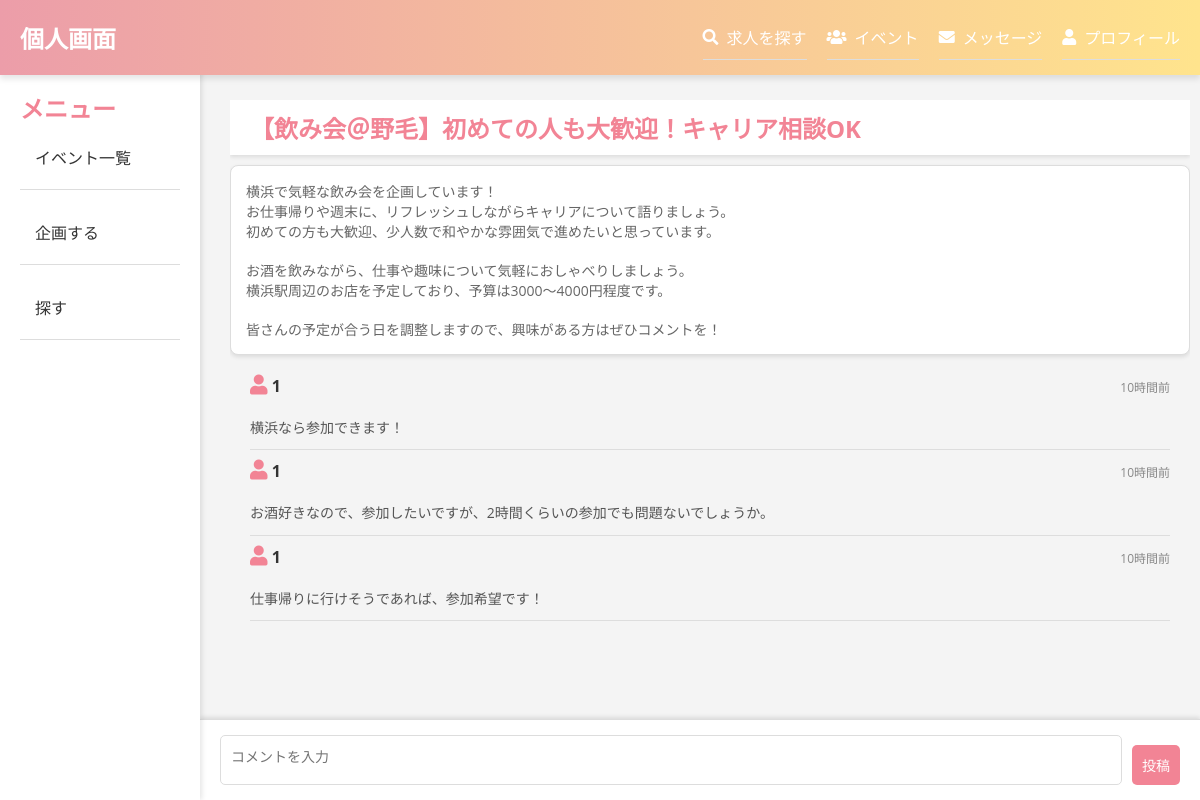
Screenshot of /post.php?id=17 with the database file from the repository.
### tables this page shows
CREATE TABLE `bs_posts` (
  `id` int(11) NOT NULL,
  `user_id` int(11) NOT NULL,
  `title` varchar(255) NOT NULL,
  `body` text NOT NULL,
  `created_at` timestamp NOT NULL DEFAULT current_timestamp()
);

CREATE TABLE `bs_comments` (
  `id` int(11) NOT NULL,
  `post_id` int(11) NOT NULL,
  `user_id` int(11) NOT NULL,
  `comment` text NOT NULL,
  `created_at` timestamp NOT NULL DEFAULT current_timestamp()
);

### db.php (called while the page is built, shortened)
<?php
function h($str){
    return htmlspecialchars($str, ENT_QUOTES);
}
function time_elapsed_string($datetime, $full = false) {
    $now = new DateTime;
    $ago = new DateTime($datetime);
    $diff = $now->diff($ago);
    $string = [
        'y' => '年',
        'm' => 'ヶ月',
        'd' => '日',
        'h' => '時間',
        'i' => '分',
        's' => '秒',
    ];
    foreach ($string as $k => &$v) {
        if ($diff->$k) {
            $v = $diff->$k . $v;
        } else {
            unset($string[$k]);
        }
    }
    if (!$full) $string = array_slice($string, 0, 1);
    return $string ? implode(', ', $string) . '前' : '今';
}
?>

### post.php (the view, shortened to what this page needs)
<?php
require 'db.php';
$post_id = $_GET['id'];
$sql ="SELECT * FROM bs_posts WHERE id = ?";
$stmt = $pdo->prepare($sql);
$stmt->execute([$post_id]);
$post = $stmt->fetch(PDO::FETCH_ASSOC);
$stmt = $pdo->prepare("SELECT * FROM bs_comments WHERE post_id = ?");
$stmt->execute([$post_id]);
$comments = $stmt->fetchAll(PDO::FETCH_ASSOC);
?>
<?php include('header.php'); ?>
<?php include('sidebar.php'); ?>
<div class="main-content">
<ul class="topic-list">
<h2 class="topic-title"><?=h($post['title']) ?></h2>
<div class="topic-body">
<li><?=nl2br(h($post['body'])) ?></li>
</div>
</ul>
<ul class="comment-list">
    <?php foreach ($comments as $comment): ?>
        <li>
            <div class="comment-header">
            <div class="left">
            <i class="fas fa-user"></i>
            <strong><?= h($comment['user_id']) ?></strong>
            </div>
            <div class="right">
            <span class="comment-time"><?= h(time_elapsed_string($comment['created_at'])) ?></span>
            </div>
        </div>
            <p class="comment-body"><?= nl2br(h($comment['comment'])) ?></p>
        </li>
    <?php endforeach; ?>
</ul>
<form method="POST" action=""  class="fixed-comment-form">
    <textarea name="comment" required class="form-textarea" placeholder="コメントを入力"></textarea><br>
    <input type="submit" value="投稿" class="form-submit">
</form>
</div>

### style.css (style rules this page uses)
body { font-family: Arial, sans-serif; margin: 0; padding: 0; display: flex; min-height: 100vh; }
.main-content { flex-grow: 1; margin-left: 220px; padding: 20px 10px; max-width: 90%; margin: o auto; margin-bottom: 100px; margin-top: 70px; }
h2,h3 { font-size: 24px; color: #f28495; }
.topic-title { background-color: white; padding: 10px 20px; width: 100%; box-shadow: 0 2px 4px rgba(0, 0, 0, 0.1); }
p { margin-top:20px; font-size: 14px; color: #666; }
ul { list-style-type: none; padding: 0; }
li { border-bottom: 1px solid #ddd; padding: 10px 0; }
.topic-list { margin-top: 10px; padding: 0; list-style: none; max-height: 70vh; overflow-y: auto; }
.topic-list li { background-color: #fff; border: 1px solid #ddd; margin-bottom: 10px; border-radius: 8px; padding: 15px; box-shadow: 0 2px 4px rgba(0, 0, 0, 0.1); }
.topic-body { margin-top: 10px; color: #666; font-size: 14px; }
button, input[type="submit"], .edit-link, .delete-link { background-color: #f28495; color: white; padding: 10px; border: none; cursor: pointer; font-size: 14px; border-radius: 5px; text-decoration: none; display: inline-block; margin-top:10px; }
.form-textarea { width: 100%; height: 150px; padding: 10px; box-shadow: none; resize: none; outline: none; border: 1px solid #ddd; border-radius: 5px; font-size: 14px; font-weight: normal; font-family: 'Open Sans', 'Yu Gothic', "游ゴシック", 'YuGothic', "游ゴシック体", Hiragino Kaku Gothic ProN, 'Meiryo'; }
.comment-list { list-style-type: none; padding: 0; }
.comment-list li { border-bottom: 1px solid #ddd; padding: 10px 0; margin:0 20px; }
.comment-header { display: flex; justify-content: space-between; align-items: center; margin-bottom: 10px; }
.comment-header i { font-size: 20px; color: #f28495 }
.comment-header strong { font-size: 16px; color: #333; }
.comment-time { font-size: 12px; color: #888; }
.comment-body { font-size: 14px; color: #555; line-height: 1.6; }
.fixed-comment-form { position: fixed; bottom: 0; left: 200px; right: 0; background-color: #fff; padding: 15px 20px; box-shadow: 0 -2px 4px rgba(0, 0, 0, 0.1); display: flex; align-items: center; border-top: 1px solid #ddd; }
.fixed-comment-form textarea { flex-grow: 1; height: 50px; margin-right: 10px; padding: 10px; border-radius: 5px; border: 1px solid #ddd; }
* { margin: 0; padding: 0; box-sizing: border-box; }
body { font-family: 'Open Sans', 'Yu Gothic', "游ゴシック", 'YuGothic', "游ゴシック体", Hiragino Kaku Gothic ProN, 'Meiryo'; background-color: #f4f4f4; color:grey; margin: 0; padding: 0; }

### rows the page displays
bs_posts: title "【飲み会＠野毛】初めての人も大歓迎！キャリア相談OK", body "横浜で気軽な飲み会を企画しています！ お仕事帰りや週末に、リフレッシュしながらキャリアについて語りましょう。 初めての方も大歓迎、少人数で和やかな雰囲気で進めたいと思っています。 お酒を飲みながら、仕事や趣味について気軽におしゃべりしましょう。 横浜駅周辺のお店を予定しており、予算は3000〜4000円程度です。 皆さんの予定が合う日を調整しますので、興味がある方はぜひコメントを！"
bs_comments: user "1", created_at "10時間前", comment "横浜なら参加できます！"
bs_comments: user "1", created_at "10時間前", comment "お酒好きなので、参加したいですが、2時間くらいの参加でも問題ないでしょうか。"
bs_comments: user "1", created_at "10時間前", comment "仕事帰りに行けそうであれば、参加希望です！"
